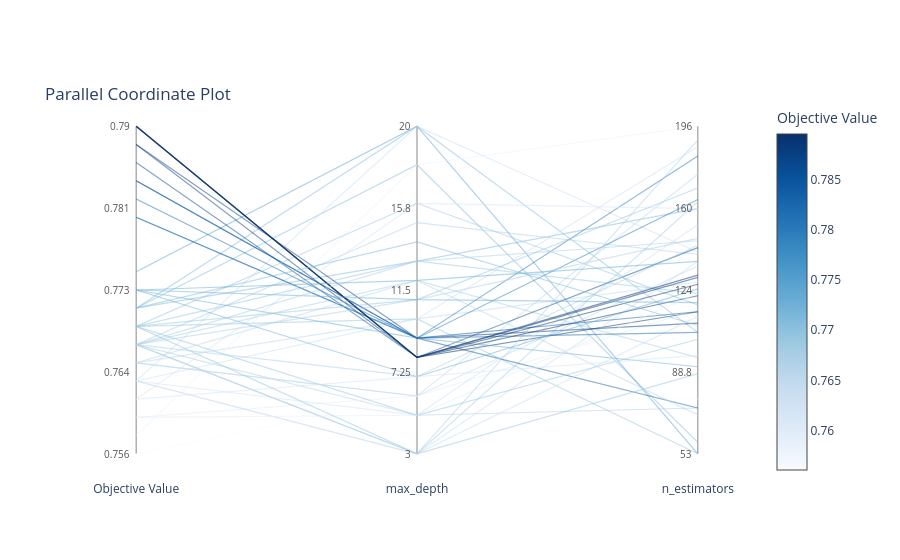

Notebook cell for this chart:
### Code cell
plot_parallel_coordinate(tpe)

### Figure 1 — Plotly figure (JSON) as saved in the notebook; plotly's stock layout.template omitted (floating-point values rounded to 4 significant figures)
{"data": [{"customdata": [["Objective Value", "0.771"], ["max_depth", "20"], ["n_estimators", "106"]], "hovertemplate": "%{customdata[0]}: %{customdata[1]}<extra></extra>", "line": {"color": "rgb(129.66666666666515, 186.4444444444436, 218.88888888888857)", "dash": "solid", "width": 1.2}, "mode": "lines", "opacity": 0.5, "showlegend": false, "type": "scatter", "x": [0, 1, 2], "y": [0.4444, 1.0, 0.3706]}, {"customdata": [["Objective Value", "0.771"], ["max_depth", "13"], ["n_estimators", "160"]], "hovertemplate": "%{customdata[0]}: %{customdata[1]}<extra></extra>", "line": {"color": "rgb(129.66666666666515, 186.4444444444436, 218.88888888888857)", "dash": "solid", "width": 1.2}, "mode": "lines", "opacity": 0.5, "showlegend": false, "type": "scatter", "x": [0, 1, 2], "y": [0.4444, 0.5882, 0.7483]}, {"customdata": [["Objective Value", "0.767"], ["max_depth", "5"], ["n_estimators", "73"]], "hovertemplate": "%{customdata[0]}: %{customdata[1]}<extra></extra>", "line": {"color": "rgb(171.33333333333297, 207.66666666666652, 229.66666666666654)", "dash": "solid", "width": 1.2}, "mode": "lines", "opacity": 0.5, "showlegend": false, "type": "scatter", "x": [0, 1, 2], "y": [0.3333, 0.1176, 0.1399]}, {"customdata": [["Objective Value", "0.771"], ["max_depth", "18"], ["n_estimators", "58"]], "hovertemplate": "%{customdata[0]}: %{customdata[1]}<extra></extra>", "line": {"color": "rgb(129.66666666666515, 186.4444444444436, 218.88888888888857)", "dash": "solid", "width": 1.2}, "mode": "lines", "opacity": 0.5, "showlegend": false, "type": "scatter", "x": [0, 1, 2], "y": [0.4444, 0.8824, 0.03497]}, {"customdata": [["Objective Value", "0.767"], ["max_depth", "15"], ["n_estimators", "140"]], "hovertemplate": "%{customdata[0]}: %{customdata[1]}<extra></extra>", "line": {"color": "rgb(171.33333333333297, 207.66666666666652, 229.66666666666654)", "dash": "solid", "width": 1.2}, "mode": "lines", "opacity": 0.5, "showlegend": false, "type": "scatter", "x": [0, 1, 2], "y": [0.3333, 0.7059, 0.6084]}, {"customdata": [["Objective Value", "0.775"], ["max_depth", "20"], ["n_estimators", "53"]], "hovertemplate": "%{customdata[0]}: %{customdata[1]}<extra></extra>", "line": {"color": "rgb(88.77777777777682, 161.55555555555492, 206.88888888888852)", "dash": "solid", "width": 1.2}, "mode": "lines", "opacity": 0.5, "showlegend": false, "type": "scatter", "x": [0, 1, 2], "y": [0.5556, 1.0, 0.0]}, {"customdata": [["Objective Value", "0.765"], ["max_depth", "6"], ["n_estimators", "175"]], "hovertemplate": "%{customdata[0]}: %{customdata[1]}<extra></extra>", "line": {"color": "rgb(189.11111111111012, 215.2222222222218, 235.88888888888854)", "dash": "solid", "width": 1.2}, "mode": "lines", "opacity": 0.5, "showlegend": false, "type": "scatter", "x": [0, 1, 2], "y": [0.2778, 0.1765, 0.8531]}, {"customdata": [["Objective Value", "0.756"], ["max_depth", "6"], ["n_estimators", "77"]], "hovertemplate": "%{customdata[0]}: %{customdata[1]}<extra></extra>", "line": {"color": "rgb(247.0, 251.0, 255.0)", "dash": "solid", "width": 1.2}, "mode": "lines", "opacity": 0.5, "showlegend": false, "type": "scatter", "x": [0, 1, 2], "y": [0.0, 0.1765, 0.1678]}, {"customdata": [["Objective Value", "0.767"], ["max_depth", "12"], ["n_estimators", "95"]], "hovertemplate": "%{customdata[0]}: %{customdata[1]}<extra></extra>", "line": {"color": "rgb(171.33333333333297, 207.66666666666652, 229.66666666666654)", "dash": "solid", "width": 1.2}, "mode": "lines", "opacity": 0.5, "showlegend": false, "type": "scatter", "x": [0, 1, 2], "y": [0.3333, 0.5294, 0.2937]}, {"customdata": [["Objective Value", "0.79"], ["max_depth", "8"], ["n_estimators", "115"]], "hovertemplate": "%{customdata[0]}: %{customdata[1]}<extra></extra>", "line": {"color": "rgb(8.0, 48.0, 107.0)", "dash": "solid", "width": 1.2}, "mode": "lines", "opacity": 0.5, "showlegend": false, "type": "scatter", "x": [0, 1, 2], "y": [1.0, 0.2941, 0.4336]}, {"customdata": [["Objective Value", "0.765"], ["max_depth", "10"], ["n_estimators", "128"]], "hovertemplate": "%{customdata[0]}: %{customdata[1]}<extra></extra>", "line": {"color": "rgb(189.11111111111012, 215.2222222222218, 235.88888888888854)", "dash": "solid", "width": 1.2}, "mode": "lines", "opacity": 0.5, "showlegend": false, "type": "scatter", "x": [0, 1, 2], "y": [0.2778, 0.4118, 0.5245]}, {"customdata": [["Objective Value", "0.758"], ["max_depth", "18"], ["n_estimators", "196"]], "hovertemplate": "%{customdata[0]}: %{customdata[1]}<extra></extra>", "line": {"color": "rgb(235.88888888888863, 243.88888888888872, 251.44444444444437)", "dash": "solid", "width": 1.2}, "mode": "lines", "opacity": 0.5, "showlegend": false, "type": "scatter", "x": [0, 1, 2], "y": [0.05556, 0.8824, 1.0]}, {"customdata": [["Objective Value", "0.76"], ["max_depth", "6"], ["n_estimators", "116"]], "hovertemplate": "%{customdata[0]}: %{customdata[1]}<extra></extra>", "line": {"color": "rgb(224.77777777777726, 236.77777777777746, 247.88888888888872)", "dash": "solid", "width": 1.2}, "mode": "lines", "opacity": 0.5, "showlegend": false, "type": "scatter", "x": [0, 1, 2], "y": [0.1111, 0.1765, 0.4406]}, {"customdata": [["Objective Value", "0.764"], ["max_depth", "20"], ["n_estimators", "141"]], "hovertemplate": "%{customdata[0]}: %{customdata[1]}<extra></extra>", "line": {"color": "rgb(203.33333333333297, 222.55555555555532, 240.77777777777766)", "dash": "solid", "width": 1.2}, "mode": "lines", "opacity": 0.5, "showlegend": false, "type": "scatter", "x": [0, 1, 2], "y": [0.2222, 1.0, 0.6154]}, {"customdata": [["Objective Value", "0.769"], ["max_depth", "10"], ["n_estimators", "53"]], "hovertemplate": "%{customdata[0]}: %{customdata[1]}<extra></extra>", "line": {"color": "rgb(152.33333333333235, 198.88888888888835, 223.77777777777757)", "dash": "solid", "width": 1.2}, "mode": "lines", "opacity": 0.5, "showlegend": false, "type": "scatter", "x": [0, 1, 2], "y": [0.3889, 0.4118, 0.0]}, {"customdata": [["Objective Value", "0.767"], ["max_depth", "3"], ["n_estimators", "163"]], "hovertemplate": "%{customdata[0]}: %{customdata[1]}<extra></extra>", "line": {"color": "rgb(171.33333333333297, 207.66666666666652, 229.66666666666654)", "dash": "solid", "width": 1.2}, "mode": "lines", "opacity": 0.5, "showlegend": false, "type": "scatter", "x": [0, 1, 2], "y": [0.3333, 0.0, 0.7692]}, {"customdata": [["Objective Value", "0.78"], ["max_depth", "9"], ["n_estimators", "183"]], "hovertemplate": "%{customdata[0]}: %{customdata[1]}<extra></extra>", "line": {"color": "rgb(40.33333333333328, 120.33333333333329, 184.77777777777774)", "dash": "solid", "width": 1.2}, "mode": "lines", "opacity": 0.5, "showlegend": false, "type": "scatter", "x": [0, 1, 2], "y": [0.7222, 0.3529, 0.9091]}, {"customdata": [["Objective Value", "0.764"], ["max_depth", "10"], ["n_estimators", "187"]], "hovertemplate": "%{customdata[0]}: %{customdata[1]}<extra></extra>", "line": {"color": "rgb(203.33333333333297, 222.55555555555532, 240.77777777777766)", "dash": "solid", "width": 1.2}, "mode": "lines", "opacity": 0.5, "showlegend": false, "type": "scatter", "x": [0, 1, 2], "y": [0.2222, 0.4118, 0.9371]}, {"customdata": [["Objective Value", "0.786"], ["max_depth", "8"], ["n_estimators", "143"]], "hovertemplate": "%{customdata[0]}: %{customdata[1]}<extra></extra>", "line": {"color": "rgb(8.0, 77.3333333333349, 150.55555555555787)", "dash": "solid", "width": 1.2}, "mode": "lines", "opacity": 0.5, "showlegend": false, "type": "scatter", "x": [0, 1, 2], "y": [0.8889, 0.2941, 0.6294]}, {"customdata": [["Objective Value", "0.78"], ["max_depth", "9"], ["n_estimators", "164"]], "hovertemplate": "%{customdata[0]}: %{customdata[1]}<extra></extra>", "line": {"color": "rgb(40.33333333333328, 120.33333333333329, 184.77777777777774)", "dash": "solid", "width": 1.2}, "mode": "lines", "opacity": 0.5, "showlegend": false, "type": "scatter", "x": [0, 1, 2], "y": [0.7222, 0.3529, 0.7762]}, {"customdata": [["Objective Value", "0.764"], ["max_depth", "3"], ["n_estimators", "137"]], "hovertemplate": "%{customdata[0]}: %{customdata[1]}<extra></extra>", "line": {"color": "rgb(203.33333333333297, 222.55555555555532, 240.77777777777766)", "dash": "solid", "width": 1.2}, "mode": "lines", "opacity": 0.5, "showlegend": false, "type": "scatter", "x": [0, 1, 2], "y": [0.2222, 0.0, 0.5874]}, {"customdata": [["Objective Value", "0.769"], ["max_depth", "13"], ["n_estimators", "123"]], "hovertemplate": "%{customdata[0]}: %{customdata[1]}<extra></extra>", "line": {"color": "rgb(152.33333333333235, 198.88888888888835, 223.77777777777757)", "dash": "solid", "width": 1.2}, "mode": "lines", "opacity": 0.5, "showlegend": false, "type": "scatter", "x": [0, 1, 2], "y": [0.3889, 0.5882, 0.4895]}, {"customdata": [["Objective Value", "0.767"], ["max_depth", "7"], ["n_estimators", "144"]], "hovertemplate": "%{customdata[0]}: %{customdata[1]}<extra></extra>", "line": {"color": "rgb(171.33333333333297, 207.66666666666652, 229.66666666666654)", "dash": "solid", "width": 1.2}, "mode": "lines", "opacity": 0.5, "showlegend": false, "type": "scatter", "x": [0, 1, 2], "y": [0.3333, 0.2353, 0.6364]}, {"customdata": [["Objective Value", "0.767"], ["max_depth", "3"], ["n_estimators", "190"]], "hovertemplate": "%{customdata[0]}: %{customdata[1]}<extra></extra>", "line": {"color": "rgb(171.33333333333297, 207.66666666666652, 229.66666666666654)", "dash": "solid", "width": 1.2}, "mode": "lines", "opacity": 0.5, "showlegend": false, "type": "scatter", "x": [0, 1, 2], "y": [0.3333, 0.0, 0.958]}, {"customdata": [["Objective Value", "0.788"], ["max_depth", "9"], ["n_estimators", "110"]], "hovertemplate": "%{customdata[0]}: %{customdata[1]}<extra></extra>", "line": {"color": "rgb(8.0, 62.666666666667, 128.77777777777825)", "dash": "solid", "width": 1.2}, "mode": "lines", "opacity": 0.5, "showlegend": false, "type": "scatter", "x": [0, 1, 2], "y": [0.9444, 0.3529, 0.3986]}, {"customdata": [["Objective Value", "0.784"], ["max_depth", "9"], ["n_estimators", "115"]], "hovertemplate": "%{customdata[0]}: %{customdata[1]}<extra></extra>", "line": {"color": "rgb(16.333333333333435, 91.6666666666668, 164.33333333333343)", "dash": "solid", "width": 1.2}, "mode": "lines", "opacity": 0.5, "showlegend": false, "type": "scatter", "x": [0, 1, 2], "y": [0.8333, 0.3529, 0.4336]}, {"customdata": [["Objective Value", "0.762"], ["max_depth", "16"], ["n_estimators", "160"]], "hovertemplate": "%{customdata[0]}: %{customdata[1]}<extra></extra>", "line": {"color": "rgb(213.9999999999999, 229.6666666666666, 244.3333333333333)", "dash": "solid", "width": 1.2}, "mode": "lines", "opacity": 0.5, "showlegend": false, "type": "scatter", "x": [0, 1, 2], "y": [0.1667, 0.7647, 0.7483]}, {"customdata": [["Objective Value", "0.784"], ["max_depth", "9"], ["n_estimators", "73"]], "hovertemplate": "%{customdata[0]}: %{customdata[1]}<extra></extra>", "line": {"color": "rgb(16.333333333333435, 91.6666666666668, 164.33333333333343)", "dash": "solid", "width": 1.2}, "mode": "lines", "opacity": 0.5, "showlegend": false, "type": "scatter", "x": [0, 1, 2], "y": [0.8333, 0.3529, 0.1399]}, {"customdata": [["Objective Value", "0.765"], ["max_depth", "6"], ["n_estimators", "135"]], "hovertemplate": "%{customdata[0]}: %{customdata[1]}<extra></extra>", "line": {"color": "rgb(189.11111111111012, 215.2222222222218, 235.88888888888854)", "dash": "solid", "width": 1.2}, "mode": "lines", "opacity": 0.5, "showlegend": false, "type": "scatter", "x": [0, 1, 2], "y": [0.2778, 0.1765, 0.5734]}, {"customdata": [["Objective Value", "0.773"], ["max_depth", "9"], ["n_estimators", "91"]], "hovertemplate": "%{customdata[0]}: %{customdata[1]}<extra></extra>", "line": {"color": "rgb(106.99999999999946, 173.99999999999963, 213.99999999999977)", "dash": "solid", "width": 1.2}, "mode": "lines", "opacity": 0.5, "showlegend": false, "type": "scatter", "x": [0, 1, 2], "y": [0.5, 0.3529, 0.2657]}, {"customdata": [["Objective Value", "0.764"], ["max_depth", "3"], ["n_estimators", "113"]], "hovertemplate": "%{customdata[0]}: %{customdata[1]}<extra></extra>", "line": {"color": "rgb(203.33333333333297, 222.55555555555532, 240.77777777777766)", "dash": "solid", "width": 1.2}, "mode": "lines", "opacity": 0.5, "showlegend": false, "type": "scatter", "x": [0, 1, 2], "y": [0.2222, 0.0, 0.4196]}, {"customdata": [["Objective Value", "0.782"], ["max_depth", "9"], ["n_estimators", "106"]], "hovertemplate": "%{customdata[0]}: %{customdata[1]}<extra></extra>", "line": {"color": "rgb(27.44444444444482, 105.88888888888937, 175.44444444444483)", "dash": "solid", "width": 1.2}, "mode": "lines", "opacity": 0.5, "showlegend": false, "type": "scatter", "x": [0, 1, 2], "y": [0.7778, 0.3529, 0.3706]}, {"customdata": [["Objective Value", "0.769"], ["max_depth", "16"], ["n_estimators", "118"]], "hovertemplate": "%{customdata[0]}: %{customdata[1]}<extra></extra>", "line": {"color": "rgb(152.33333333333235, 198.88888888888835, 223.77777777777757)", "dash": "solid", "width": 1.2}, "mode": "lines", "opacity": 0.5, "showlegend": false, "type": "scatter", "x": [0, 1, 2], "y": [0.3889, 0.7647, 0.4545]}, {"customdata": [["Objective Value", "0.764"], ["max_depth", "5"], ["n_estimators", "153"]], "hovertemplate": "%{customdata[0]}: %{customdata[1]}<extra></extra>", "line": {"color": "rgb(203.33333333333297, 222.55555555555532, 240.77777777777766)", "dash": "solid", "width": 1.2}, "mode": "lines", "opacity": 0.5, "showlegend": false, "type": "scatter", "x": [0, 1, 2], "y": [0.2222, 0.1176, 0.6993]}, {"customdata": [["Objective Value", "0.79"], ["max_depth", "8"], ["n_estimators", "122"]], "hovertemplate": "%{customdata[0]}: %{customdata[1]}<extra></extra>", "line": {"color": "rgb(8.0, 48.0, 107.0)", "dash": "solid", "width": 1.2}, "mode": "lines", "opacity": 0.5, "showlegend": false, "type": "scatter", "x": [0, 1, 2], "y": [1.0, 0.2941, 0.4825]}, {"customdata": [["Objective Value", "0.767"], ["max_depth", "11"], ["n_estimators", "147"]], "hovertemplate": "%{customdata[0]}: %{customdata[1]}<extra></extra>", "line": {"color": "rgb(171.33333333333297, 207.66666666666652, 229.66666666666654)", "dash": "solid", "width": 1.2}, "mode": "lines", "opacity": 0.5, "showlegend": false, "type": "scatter", "x": [0, 1, 2], "y": [0.3333, 0.4706, 0.6573]}, {"customdata": [["Objective Value", "0.788"], ["max_depth", "8"], ["n_estimators", "130"]], "hovertemplate": "%{customdata[0]}: %{customdata[1]}<extra></extra>", "line": {"color": "rgb(8.0, 62.666666666667, 128.77777777777825)", "dash": "solid", "width": 1.2}, "mode": "lines", "opacity": 0.5, "showlegend": false, "type": "scatter", "x": [0, 1, 2], "y": [0.9444, 0.2941, 0.5385]}, {"customdata": [["Objective Value", "0.79"], ["max_depth", "8"], ["n_estimators", "127"]], "hovertemplate": "%{customdata[0]}: %{customdata[1]}<extra></extra>", "line": {"color": "rgb(8.0, 48.00000000000088, 107.00000000000131)", "dash": "solid", "width": 1.2}, "mode": "lines", "opacity": 0.5, "showlegend": false, "type": "scatter", "x": [0, 1, 2], "y": [1.0, 0.2941, 0.5175]}, {"customdata": [["Objective Value", "0.769"], ["max_depth", "11"], ["n_estimators", "169"]], "hovertemplate": "%{customdata[0]}: %{customdata[1]}<extra></extra>", "line": {"color": "rgb(152.33333333333235, 198.88888888888835, 223.77777777777757)", "dash": "solid", "width": 1.2}, "mode": "lines", "opacity": 0.5, "showlegend": false, "type": "scatter", "x": [0, 1, 2], "y": [0.3889, 0.4706, 0.8112]}, {"customdata": [["Objective Value", "0.769"], ["max_depth", "5"], ["n_estimators", "103"]], "hovertemplate": "%{customdata[0]}: %{customdata[1]}<extra></extra>", "line": {"color": "rgb(152.33333333333235, 198.88888888888835, 223.77777777777757)", "dash": "solid", "width": 1.2}, "mode": "lines", "opacity": 0.5, "showlegend": false, "type": "scatter", "x": [0, 1, 2], "y": [0.3889, 0.1176, 0.3497]}, {"customdata": [["Objective Value", "0.765"], ["max_depth", "12"], ["n_estimators", "70"]], "hovertemplate": "%{customdata[0]}: %{customdata[1]}<extra></extra>", "line": {"color": "rgb(189.11111111111012, 215.2222222222218, 235.88888888888854)", "dash": "solid", "width": 1.2}, "mode": "lines", "opacity": 0.5, "showlegend": false, "type": "scatter", "x": [0, 1, 2], "y": [0.2778, 0.5294, 0.1189]}, {"customdata": [["Objective Value", "0.79"], ["max_depth", "8"], ["n_estimators", "131"]], "hovertemplate": "%{customdata[0]}: %{customdata[1]}<extra></extra>", "line": {"color": "rgb(8.0, 48.0, 107.0)", "dash": "solid", "width": 1.2}, "mode": "lines", "opacity": 0.5, "showlegend": false, "type": "scatter", "x": [0, 1, 2], "y": [1.0, 0.2941, 0.5455]}, {"customdata": [["Objective Value", "0.773"], ["max_depth", "7"], ["n_estimators", "125"]], "hovertemplate": "%{customdata[0]}: %{customdata[1]}<extra></extra>", "line": {"color": "rgb(106.99999999999946, 173.99999999999963, 213.99999999999977)", "dash": "solid", "width": 1.2}, "mode": "lines", "opacity": 0.5, "showlegend": false, "type": "scatter", "x": [0, 1, 2], "y": [0.5, 0.2353, 0.5035]}, {"customdata": [["Objective Value", "0.762"], ["max_depth", "7"], ["n_estimators", "96"]], "hovertemplate": "%{customdata[0]}: %{customdata[1]}<extra></extra>", "line": {"color": "rgb(213.9999999999999, 229.6666666666666, 244.3333333333333)", "dash": "solid", "width": 1.2}, "mode": "lines", "opacity": 0.5, "showlegend": false, "type": "scatter", "x": [0, 1, 2], "y": [0.1667, 0.2353, 0.3007]}, {"customdata": [["Objective Value", "0.773"], ["max_depth", "11"], ["n_estimators", "119"]], "hovertemplate": "%{customdata[0]}: %{customdata[1]}<extra></extra>", "line": {"color": "rgb(106.99999999999946, 173.99999999999963, 213.99999999999977)", "dash": "solid", "width": 1.2}, "mode": "lines", "opacity": 0.5, "showlegend": false, "type": "scatter", "x": [0, 1, 2], "y": [0.5, 0.4706, 0.4615]}, {"customdata": [["Objective Value", "0.76"], ["max_depth", "5"], ["n_estimators", "123"]], "hovertemplate": "%{customdata[0]}: %{customdata[1]}<extra></extra>", "line": {"color": "rgb(224.77777777777726, 236.77777777777746, 247.88888888888872)", "dash": "solid", "width": 1.2}, "mode": "lines", "opacity": 0.5, "showlegend": false, "type": "scatter", "x": [0, 1, 2], "y": [0.1111, 0.1176, 0.4895]}, {"customdata": [["Objective Value", "0.771"], ["max_depth", "14"], ["n_estimators", "109"]], "hovertemplate": "%{customdata[0]}: %{customdata[1]}<extra></extra>", "line": {"color": "rgb(129.66666666666515, 186.4444444444436, 218.88888888888857)", "dash": "solid", "width": 1.2}, "mode": "lines", "opacity": 0.5, "showlegend": false, "type": "scatter", "x": [0, 1, 2], "y": [0.4444, 0.6471, 0.3916]}, {"customdata": [["Objective Value", "0.769"], ["max_depth", "3"], ["n_estimators", "88"]], "hovertemplate": "%{customdata[0]}: %{customdata[1]}<extra></extra>", "line": {"color": "rgb(152.33333333333235, 198.88888888888835, 223.77777777777757)", "dash": "solid", "width": 1.2}, "mode": "lines", "opacity": 0.5, "showlegend": false, "type": "scatter", "x": [0, 1, 2], "y": [0.3889, 0.0, 0.2448]}, {"customdata": [["Objective Value", "0.767"], ["max_depth", "13"], ["n_estimators", "146"]], "hovertemplate": "%{customdata[0]}: %{customdata[1]}<extra></extra>", "line": {"color": "rgb(171.33333333333297, 207.66666666666652, 229.66666666666654)", "dash": "solid", "width": 1.2}, "mode": "lines", "opacity": 0.5, "showlegend": false, "type": "scatter", "x": [0, 1, 2], "y": [0.3333, 0.5882, 0.6503]}, {"customdata": [["Objective Value", "0.773"], ["max_depth", "12"], ["n_estimators", "137"]], "hovertemplate": "%{customdata[0]}: %{customdata[1]}<extra></extra>", "line": {"color": "rgb(106.99999999999946, 173.99999999999963, 213.99999999999977)", "dash": "solid", "width": 1.2}, "mode": "lines", "opacity": 0.5, "showlegend": false, "type": "scatter", "x": [0, 1, 2], "y": [0.5, 0.5294, 0.5874]}, {"hoverinfo": "skip", "marker": {"cmax": 0.7896, "cmin": 0.7561, "color": [0.7561, 0.7896], "colorbar": {"title": {"text": "Objective Value"}}, "colorscale": [[0.0, "rgb(247,251,255)"], [0.125, "rgb(222,235,247)"], [0.25, "rgb(198,219,239)"], [0.375, "rgb(158,202,225)"], [0.5, "rgb(107,174,214)"], [0.625, "rgb(66,146,198)"], [0.75, "rgb(33,113,181)"], [0.875, "rgb(8,81,156)"], [1.0, "rgb(8,48,107)"]], "reversescale": false, "showscale": true}, "mode": "markers", "showlegend": false, "type": "scatter", "x": [null, null], "y": [null, null]}], "layout": {"annotations": [{"font": {"color": "#555", "size": 10}, "showarrow": false, "text": "0.756", "x": 0, "xanchor": "right", "xshift": -4, "y": 0.0}, {"font": {"color": "#555", "size": 10}, "showarrow": false, "text": "0.764", "x": 0, "xanchor": "right", "xshift": -4, "y": 0.25}, {"font": {"color": "#555", "size": 10}, "showarrow": false, "text": "0.773", "x": 0, "xanchor": "right", "xshift": -4, "y": 0.5}, {"font": {"color": "#555", "size": 10}, "showarrow": false, "text": "0.781", "x": 0, "xanchor": "right", "xshift": -4, "y": 0.75}, {"font": {"color": "#555", "size": 10}, "showarrow": false, "text": "0.79", "x": 0, "xanchor": "right", "xshift": -4, "y": 1.0}, {"font": {"color": "#555", "size": 10}, "showarrow": false, "text": "3", "x": 1, "xanchor": "right", "xshift": -4, "y": 0.0}, {"font": {"color": "#555", "size": 10}, "showarrow": false, "text": "7.25", "x": 1, "xanchor": "right", "xshift": -4, "y": 0.25}, {"font": {"color": "#555", "size": 10}, "showarrow": false, "text": "11.5", "x": 1, "xanchor": "right", "xshift": -4, "y": 0.5}, {"font": {"color": "#555", "size": 10}, "showarrow": false, "text": "15.8", "x": 1, "xanchor": "right", "xshift": -4, "y": 0.75}, {"font": {"color": "#555", "size": 10}, "showarrow": false, "text": "20", "x": 1, "xanchor": "right", "xshift": -4, "y": 1.0}, {"font": {"color": "#555", "size": 10}, "showarrow": false, "text": "53", "x": 2, "xanchor": "right", "xshift": -4, "y": 0.0}, {"font": {"color": "#555", "size": 10}, "showarrow": false, "text": "88.8", "x": 2, "xanchor": "right", "xshift": -4, "y": 0.25}, {"font": {"color": "#555", "size": 10}, "showarrow": false, "text": "124", "x": 2, "xanchor": "right", "xshift": -4, "y": 0.5}, {"font": {"color": "#555", "size": 10}, "showarrow": false, "text": "160", "x": 2, "xanchor": "right", "xshift": -4, "y": 0.75}, {"font": {"color": "#555", "size": 10}, "showarrow": false, "text": "196", "x": 2, "xanchor": "right", "xshift": -4, "y": 1.0}], "hovermode": "closest", "legend": {"orientation": "h", "x": 1, "xanchor": "right", "y": 1, "yanchor": "bottom"}, "plot_bgcolor": "white", "shapes": [{"layer": "below", "line": {"color": "#888", "width": 1}, "type": "line", "x0": 0, "x1": 0, "y0": 0, "y1": 1}, {"layer": "below", "line": {"color": "#888", "width": 1}, "type": "line", "x0": 1, "x1": 1, "y0": 0, "y1": 1}, {"layer": "below", "line": {"color": "#888", "width": 1}, "type": "line", "x0": 2, "x1": 2, "y0": 0, "y1": 1}], "title": {"text": "Parallel Coordinate Plot", "y": 1, "yanchor": "bottom", "yref": "paper"}, "xaxis": {"range": [-0.2, 2.2], "showgrid": false, "tickmode": "array", "ticktext": ["Objective Value", "max_depth", "n_estimators"], "tickvals": [0, 1, 2], "zeroline": false}, "yaxis": {"fixedrange": true, "range": [-0.08, 1.08], "visible": false}}}
